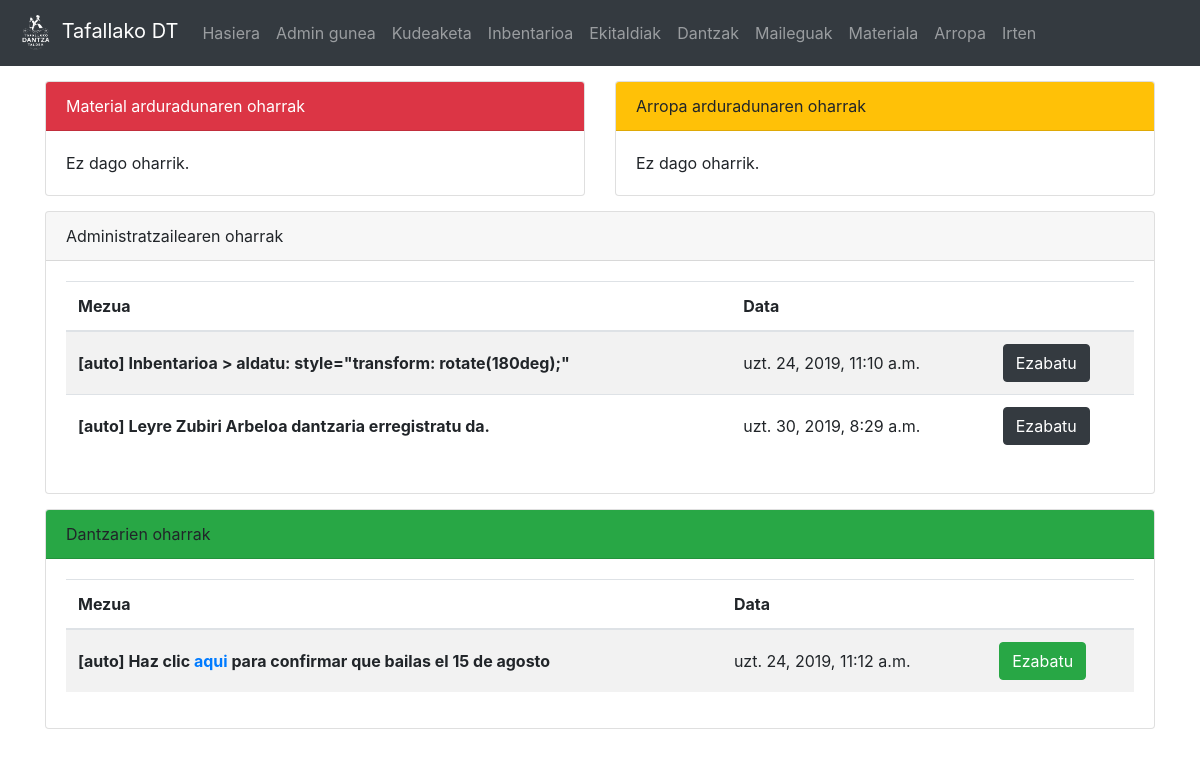
Page / (signed in) on the earlier database version.
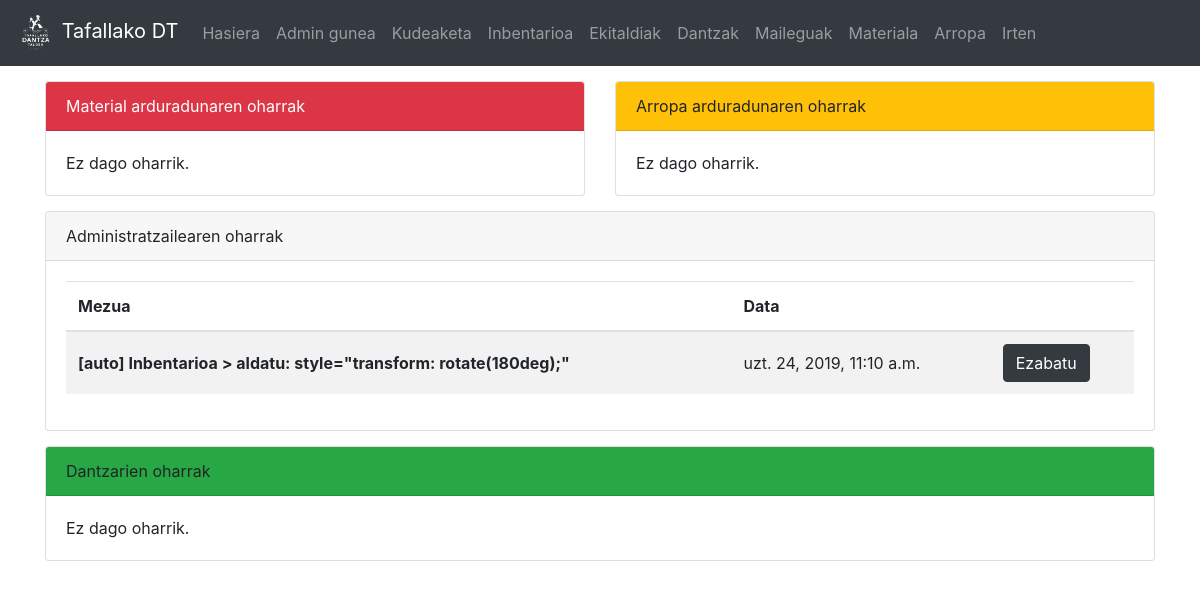
Same page on the later database version.
### dantza/models.py (models this page shows, shortened)
class Oharra(models.Model):
	mezua = models.CharField(max_length=200)
	igorlea = models.CharField(max_length=100, default="auto")
	hartzailea = models.CharField(max_length=10, choices = HARTZAILEA)
	data = models.DateTimeField('Oharraren data')
	def __str__(self):
		return "[" + self.igorlea + "] " + self.mezua

### dantza/views.py (the view)
# urls.py: path('', views.index, name = 'index'),
def index(request):
	if 'd' in request.GET:
		delete = request.GET['id']
		Oharra.objects.get(pk=delete).delete()
		return HttpResponseRedirect('/')
	if request.user.is_authenticated:
		if Dantzaria.objects.filter(user=request.user).exists():
			d = Dantzaria.objects.get(user=request.user)
			o_list = Oharra.objects.all()
			return render(request,'dantza/index.html', {'mezuak':o_list})
		else:
			return render(request,'dantza/index.html', {'err':'Ez duzu erregistroa amaitu, sakatu <a href="/signup_end">hemen</a> amaitzeko'})
	return render(request,'dantza/index.html', {})

### dantza/templatetags/auth_extras.py (called while the page is built)
@register.filter(name='has_group')
def has_group(user, group_name):
    return user.groups.filter(name=group_name).exists()

@register.filter(name='messages_for')
def message_for(list,p):
	return list.filter(hartzailea=p)

### templates/dantza/index.html (shortened to what the changed rows need)
{% extends "dantza/base.html" %}
{% block edukia %}
<div class="container">
{% if request.user.is_authenticated %}
	{% load auth_extras %}
	<div class="row">
		{% if request.user.is_superuser %}
			<div class="col-12" style="margin-top: 15px">
				<div class="card">
					<div class="card-body">
						{% if mezuak and mezuak|messages_for:'AD' %}
							<div class="table-responsive">
								<table class="table table-hover table-striped">
								  <thead>
									<tr>
									  <th scope="col">Mezua</th>
									  <th scope="col">Data</th>
									  <th scope="col"></th>
									</tr>
								  </thead>
								  <tbody>
									{% for m in mezuak|messages_for:'AD' %}
											<tr>
											  <th scope="row" style="vertical-align:middle;">{{ m | safe }}</th>
											  <td style="vertical-align:middle;">{{ m.data }}</td>
											  <td style="vertical-align:middle;">
												  <a class="btn btn-dark" href="?d&id={{ m.pk }}">Ezabatu</a>
											  </td>
										  </tr>
									{% endfor %}
									</tbody>
								</table>
							</div>
						{% else %}
							Ez dago oharrik.
						{% endif %}
					</div>
				</div>
			</div>
		{% endif %}
		<div class="col-12" style="margin-top: 15px">
			<div class="card">
				<div class="card-header bg-success">Dantzarien oharrak</div>
				<div class="card-body">
					{% if mezuak and mezuak|messages_for:'DT' %}
						<div class="table-responsive">
							<table class="table table-hover table-striped">
							  <thead>
								<tr>
								  <th scope="col">Mezua</th>
								  <th scope="col">Data</th>
								  {% if request.user.is_superuser %}
								  	<th scope="col"></th>
								  {% endif %}
								</tr>
							  </thead>
							  <tbody>
								{% for m in mezuak|messages_for:'DT' %}
										<tr>
										  <th scope="row" style="vertical-align:middle;">{{ m | safe }}</th>
										  <td style="vertical-align:middle;">{{ m.data }}</td>
										  {% if request.user.is_superuser %}
										  <td style="vertical-align:middle;">
											  <a class="btn btn-success" href="?d&id={{ m.pk }}">Ezabatu</a>
										  </td>
										  {% endif %}
									  </tr>
								{% endfor %}
								</tbody>
							</table>
						</div>
					{% else %}
						Ez dago oharrik.
					{% endif %}
				</div>
			</div>
		</div>
	</div>
{% endif %}
</div>
{% endblock edukia %}

Differences in the rows shown:
removed Oharra: igorlea+mezua "[auto] Leyre Zubiri Arbeloa dantzaria erregistratu da.", data "uzt. 30, 2019, 8:29 a.m."
removed Oharra: igorlea+mezua "[auto] Haz clic aqui para confirmar que bailas el 15 de agosto", data "uzt. 24, 2019, 11:12 a.m."
Other differences:
text no longer shown: "Mezua Data"
text now shown: "Ez dago oharrik."
